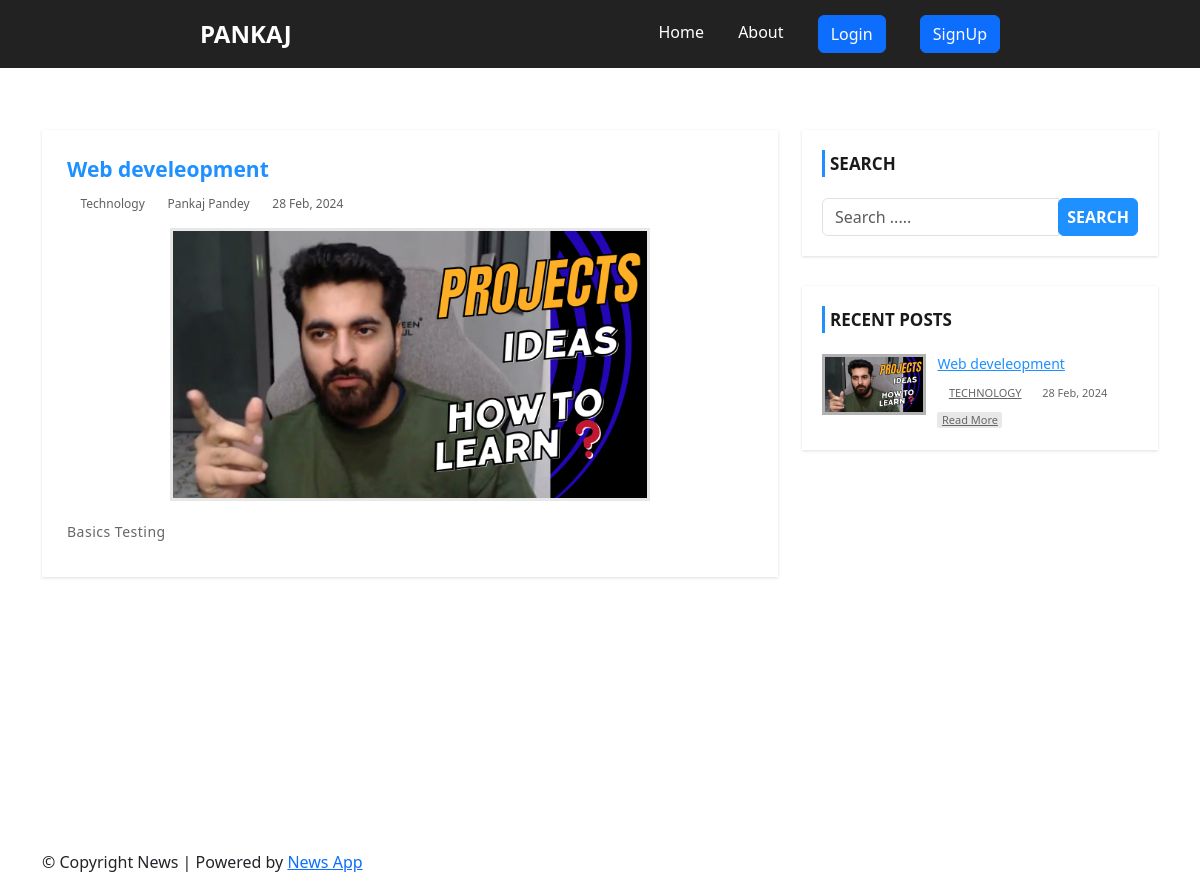
The app's page /single.php?id=5 with its own data.
### tables this page shows
CREATE TABLE `post` (
  `id` int(11) NOT NULL,
  `title` varchar(191) NOT NULL,
  `description` text NOT NULL,
  `category` varchar(50) NOT NULL,
  `date` varchar(255) NOT NULL,
  `image` varchar(255) NOT NULL,
  `author` int(11) NOT NULL
);

CREATE TABLE `category` (
  `id` int(11) NOT NULL,
  `name` varchar(255) NOT NULL,
  `post` int(11) NOT NULL,
  `date` varchar(255) NOT NULL
);

CREATE TABLE `users` (
  `id` int(11) NOT NULL,
  `username` varchar(191) NOT NULL,
  `email` varchar(191) NOT NULL,
  `password` varchar(191) NOT NULL,
  `role` tinyint(11) NOT NULL DEFAULT 0
);

### single.php (the view)
<?php include 'include/header.php';
 include 'include/navbar.php';
?>
<div id="main-content">
    <div class="container">
        <div class="row">
            <div class="col-md-8">
                <div class="post-container">
                    <?php
                  $postId= $_GET['id'];
                  $query = "SELECT post.*, category.name , users.username FROM  post
                  LEFT JOIN category ON post.category = category.id
                  LEFT JOIN users ON post.author = users.id
                   WHERE post.id = $postId ORDER BY post.id";
                  $run = mysqli_query($conn, $query);
                  if(mysqli_num_rows($run) > 0){
                      foreach($run as $row){
                          ?>
                    <div class="post-content single-post">
                        <h3><?=$row['title'] ?></h3>
                        <div class="post-information">
                            <span>
                                <i class="fa fa-tags" aria-hidden="true"></i>
                                <?=$row['name'] ?>
                            </span>
                            <span>
                                <i class="fa fa-user" aria-hidden="true"></i>
                                <a href='author.php'><?=$row['username'] ?></a>
                            </span>
                            <span>
                                <i class="fa fa-calendar" aria-hidden="true"></i>
                                <?=$row['date'] ?>
                            </span>
                        </div>
                        <img class="single-feature-image" src="admin/uploads/<?=$row['image'] ?>" alt="" />
                        <p class="description">
                        <?=$row['description'] ?>
                        </p>
                    </div>
                    <?php }
                    }?>
                </div>
            </div>
            <?php include 'include/sidebar.php'; ?>
        </div>
    </div>
</div>
<?php include 'include/footer.php'; ?>

### include/sidebar.php (shortened to what this page needs)
<?php include('./admin/config/conn.php') ?>
<div id="sidebar" class="col-md-4">
    <div class="search-box-container">
    <?php
         $query = "SELECT post.*, category.name , users.username FROM  post
         LEFT JOIN category ON post.category = category.id
         LEFT JOIN users ON post.author = users.id
         ORDER BY post.id DESC LIMIT 5";
         $run = mysqli_query($conn, $query);
         ?>
        <h4>Search</h4>
        <form class="search-post" action="search.php" method ="POST">
            <div class="input-group">
                <input type="text" name="search" class="form-control" placeholder="Search .....">
                <span class="input-group-btn">
                 <button type="submit" name="" class="btn btn-danger">Search</button>
                </span>
            </div>
        </form>
    </div>
    <div class="recent-post-container">
        <h4>Recent Posts</h4>
      <?php
         if(mysqli_num_rows($run) > 0){
             foreach($run as $row){
                 ?>
        <div class="recent-post">
            <a class="post-img" href="./single.php?id=<?=$row['id'] ?>">
                <img src="./admin/uploads/<?=$row['image'] ?>" alt=""/>
            </a>
            <div class="post-content">
                <h5><a href="single.php?id=<?php echo$row['id'] ?>"><?=$row['title'] ?></a></h5>
                <span>
                    <i class="fa fa-tags" aria-hidden="true"></i>
                    <a href='category.php?category=<?php echo $row['category'] ?>'><?= strtoupper($row['name']); ?></a>
                </span>
                <span>
                    <i class="fa fa-calendar" aria-hidden="true"></i>
                    <?=$row['date'] ?>
                </span>
                <a class="read-more" href="single.php?id=<?php echo $row['id']; ?>">read more</a>
            </div>
        </div>
        <?php }
        }?>
    </div>
</div>

### css/style.css (style rules this page uses)
* { margin: 0; padding: 0; box-sizing: border-box; }
#main-content { margin-top: 100px; padding: 30px 0; min-height: 750px; }
#main-content .post-container { background-color: #fff; padding: 25px; box-shadow: 0 1px 3px rgba(0, 0, 0, 0.13); }
#main-content .post-content { border-bottom: 1px solid #d1d1d1; padding: 0 0 30px; margin-bottom:30px; }
#main-content .post-content img { width: 100%; }
#main-content .post-content h3 { font-size: 21px; line-height: 28px; font-weight: 600; margin: 0 0 7px; }
#main-content .post-content .post-information span { color: #606060; font-size: 12px; text-transform: capitalize; margin: 0 5px 5px 0; display: inline-block; }
#main-content .post-content .post-information i { color: #1e90ff; margin-right: 1px; }
#main-content .post-content .post-information a { color: #606060; text-decoration: none; }
#main-content .post-content p, #main-content .single-post p { color: #666; font-size: 14px; letter-spacing: 0.5px; margin:0 0 10px; }
#main-content .post-content a.read-more { color: #fff; background-color: #1E90FF; font-size: 12px; text-transform: capitalize; padding: 3px 8px; border-radius: 2px; transition: all 0.3s; }
#main-content .single-post { border: none; margin-bottom: 0; padding-bottom: 0; }
#main-content .single-post h3 { color: #1e90ff; }
#main-content .single-post .post-information { margin: 0 0 10px; }
#main-content .single-post p { text-align: justify; }
#main-content .single-post img.single-feature-image { width: 70%; margin: 0 auto 20px; display: block; border: 3px solid #e7e7e7; }
i.fa { color:#222; }
#sidebar h4 { color: #1A1A1A; font-size: 17px; line-height: 27px; font-weight:600; text-transform: uppercase; padding: 0 0 0 5px; margin: 0 0 21px; border-left: 3px solid #1e90ff; }
#sidebar .search-box-container { background-color: #fff; padding: 20px; margin: 0 0 30px; box-shadow: 0 1px 3px rgba(0, 0, 0, 0.13); }
#sidebar .search-post { padding: 0; }
#sidebar .search-post input { color: #606060; }
#sidebar .search-post .btn { font-weight: 600; text-transform: uppercase; padding: 6px 8px; background-color: #1E90FF; border-color: #1E90FF; outline: none; }
#sidebar .recent-post-container { padding: 20px; background: #fff; box-shadow: 0 1px 3px rgba(0, 0, 0, 0.13); }
#sidebar .recent-post { border-bottom: 1px solid #e7e7e7; padding: 0 0 15px; margin: 0 0 15px; }
#sidebar .recent-post:last-child { margin: 0; padding: 0; border: none; }
#sidebar .recent-post .post-img { display: inline-block; width: 33%; border: 3px solid rgba(0,0,0,0.3); vertical-align: top; transition: border .3s; }
#sidebar .recent-post .post-img img { width: 100%; }
#sidebar .recent-post .post-content { width: 65%; display: inline-block; border: none; padding: 0 0 0 7px; margin: 0; }
#sidebar .recent-post h5 { font-size: 14px; line-height: 20px; margin: 0 0 5px; }
#sidebar .recent-post h5 a { color: #1E90FF; }
#sidebar .recent-post span { color: #666; font-size: 11px; display: inline-block; margin: 0 5px 10px 0; }
#sidebar .recent-post span a { color: #666; }
#sidebar .recent-post span i { color: #1E90FF; }
#sidebar .recent-post a.read-more { color: #666; background-color: rgba(0,0,0,0.09); width: 65px; font-size: 11px; text-align: center; padding: 0; display: block; transition: all 0.3s; }

### records on screen
post: title "Web develeopment", category.name "Technology", users.username "Pankaj Pandey", date "28 Feb, 2024", image (picture), description "Basics Testing", category.name "TECHNOLOGY"
